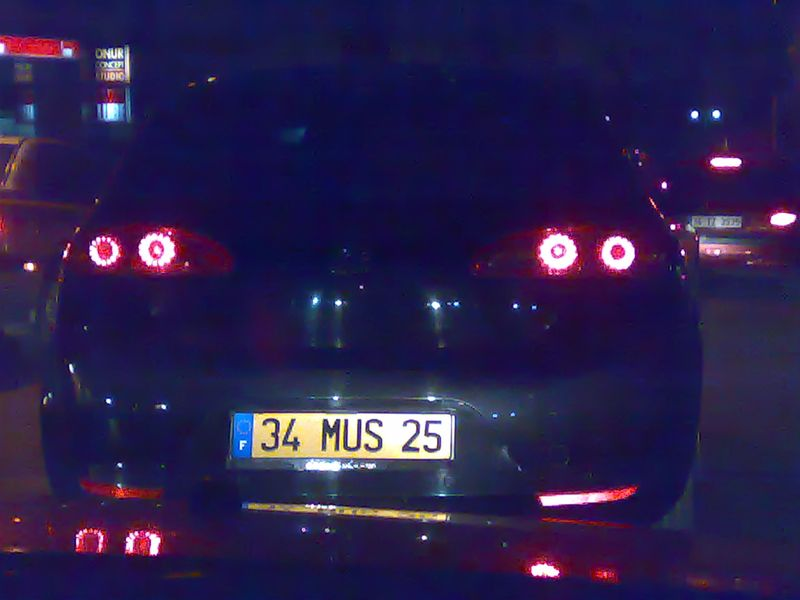
%> input picture matlab/Plaka Tanıma/plaka2.jpg, 800 x 600 px
$ octave plaka_tanima.m   (GNU Octave 9; MATLAB toolbox functions it lacks are replaced by stand-ins)
%> lines starting %> are read from the running program, lines starting %| are printed output that depends on the picture; in (x1, y1, x2, y2) boxes, pixels count from 0 and x2, y2 are one past the last pixel; in counts of white or black regions, pixels touching at a corner belong together; the program's own positions count from 1
clc;
clear all;
close all;

im= imread('plaka2.jpg');
%> im is the input picture: size 600x800x3 uint8; mean R, G, B 42.5, 31.6, 75.7
im = rgb2gray(im);
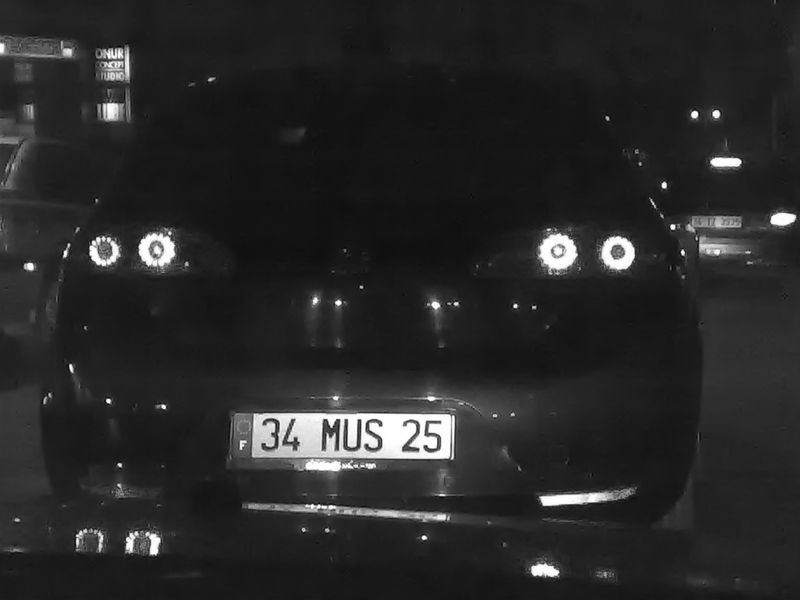
%> im: size 600x800 uint8; min 5, max 255, mean 39.9
im1=im;
im= double(im);
%> im: size 600x800 double
level = graythresh(im);
%> level = 0

[row col]=size(im);
%> row = 600; col = 800
display(size(im));
%|    600   800

BW = edge(double(im),'sobel');
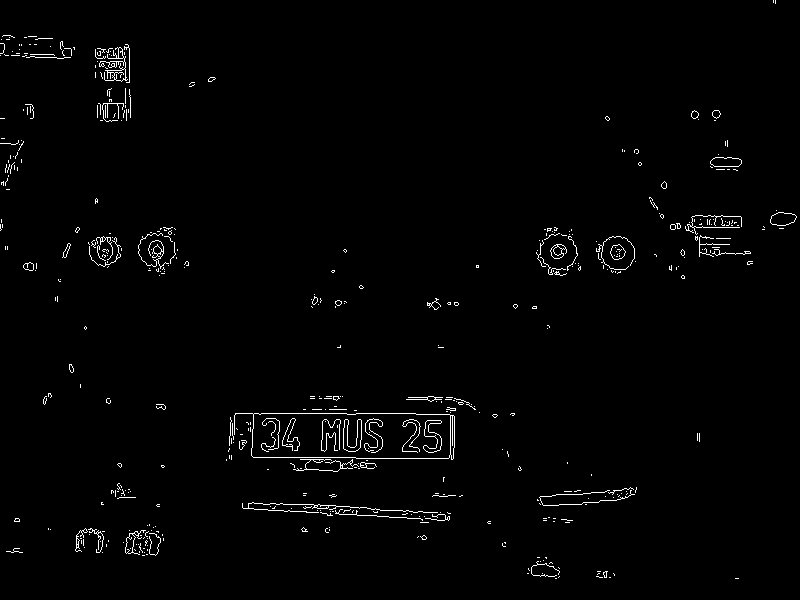
%> BW: size 600x800 logical; 1.4% white in thin lines or dots
figure(1)
imshow(BW);
title('Sobel Final Gradient Image');

vp = sum(BW,2);
%> vp = 600 values, max 173 at index 414, min 0 at index 5, mean 11.47
hp = sum(BW,1);
%> hp = 800 values, max 54 at index 108, min 0 at index 179, mean 8.6
[ybm , indy ] = max(vp);
%> ybm = 173; indy = 414

se = strel('rectangle',[3,8]);
closeBW = imclose(BW,se);
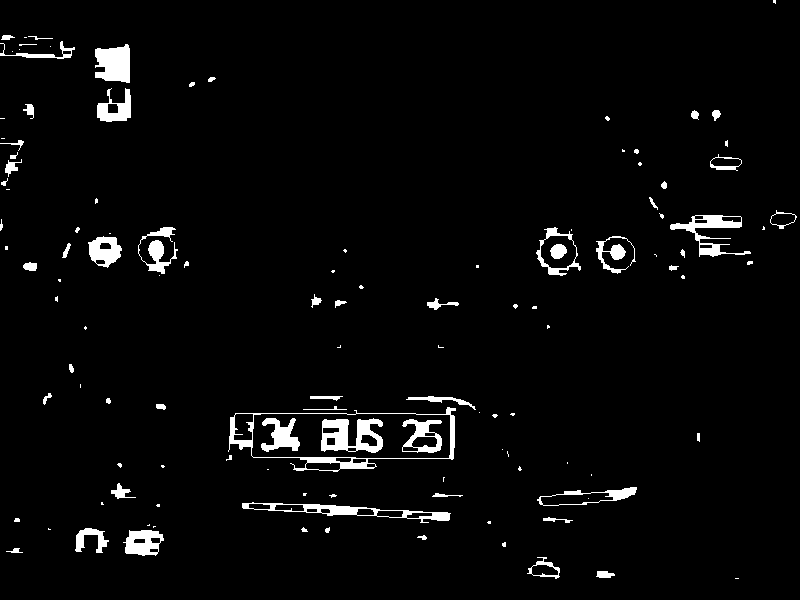
%> closeBW: size 600x800 logical; 3.2% white; 121 white regions (59 under 20 px), largest, box (x1, y1, x2, y2) and area: (228, 407, 456, 472) 1529, (321, 418, 383, 453) 1298, (95, 44, 130, 83) 1086

fI = imfill(closeBW,'holes');
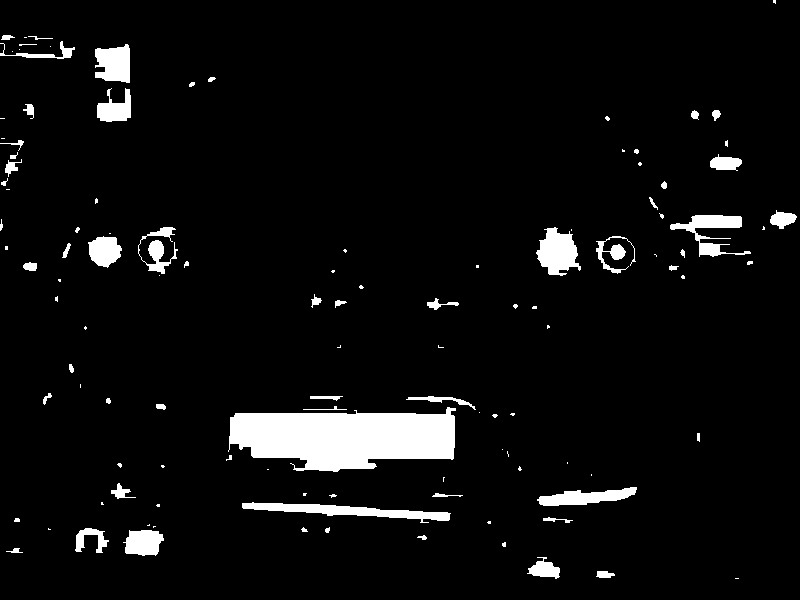
%> fI: size 600x800 logical; 5.3% white; 116 white regions (58 under 20 px), largest, box (x1, y1, x2, y2) and area: (228, 407, 456, 472) 10788, (242, 502, 451, 523) 1703, (536, 227, 581, 276) 1387
figure(2);
imshow(fI);

fO = imopen(fI,se);
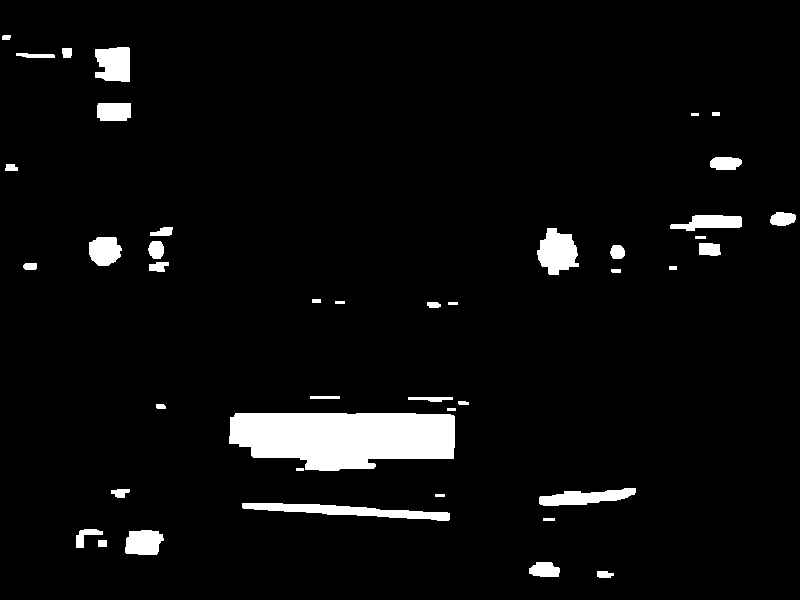
%> fO: size 600x800 logical; 4.7% white; 43 white regions
fO = imclearborder(fO,8);
figure(3);
imshow(fO);


figure;
imshow(im1);
pause(1);
figure;

labeledImage = bwlabel(fO, 8);
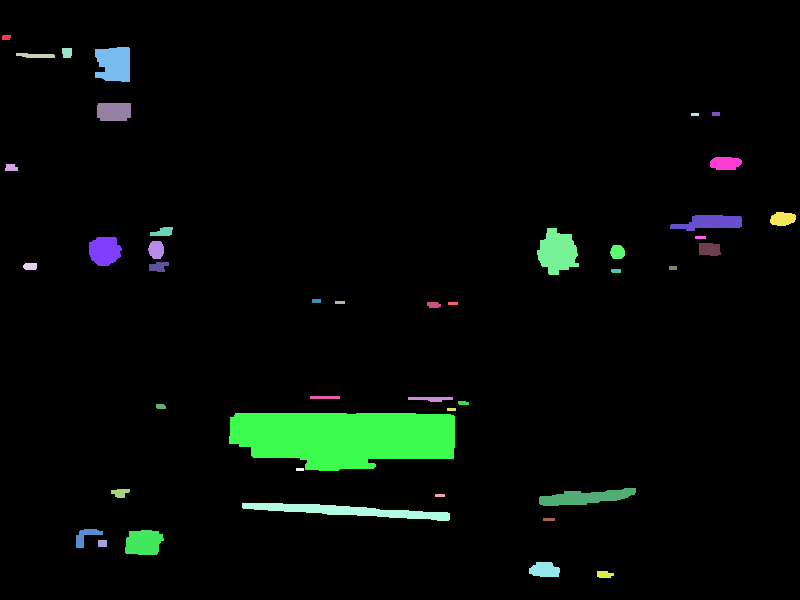
%> labeledImage: size 600x800 double; 44 distinct labels, from 0 to 43; one colour per label, 0 black
originalImage =im1;

measure = regionprops(labeledImage, originalImage, 'all');
%> measure = 43 regions; largest, box (x1, y1, x2, y2), Area, Centroid, MajorAxisLength, MinorAxisLength and Eccentricity: (229, 413, 455, 471) 10672 [345.3 438] 245 58.11 0.971, (242, 503, 450, 521) 1679 [348.3 511.5] 233.5 9.59 0.999, (537, 228, 579, 275) 1342 [558 252.6] 44.53 39.77 0.45
number = size(measure, 1);
%> number = 43

display(number);
%| number = 43

for k = 1 : number
        chk=1;
		thisBoundingBox = measure(k).BoundingBox;
		subImage = imcrop(im1, thisBoundingBox);
        [x y]= size(subImage);
        if(x >=25 && y >=100)
            imshow(subImage);
            imwrite(subImage,'kesilmis_plaka.jpg');
            break;
        end
end
%> this loop made 17 passes
%> (thisBoundingBox, x, y) on passes 1 to 12: ([2.5 35.5 9 5], 6, 10), ([5.5 164.5 13 7], 8, 14), ([16.5 53.5 39 5], 6, 40), ([23.5 263.5 14 7], 8, 15), ([62.5 48.5 10 10], 11, 11), ([76.5 529.5 27 19], 20, 28), ([89.5 237.5 33 29], 30, 34), ([95.5 47.5 35 35], 36, 36), ([97.5 103.5 34 18], 19, 35), ([98.5 540.5 9 7], 8, 10), ([111.5 489.5 19 9], 10, 20), ([125.5 530.5 39 25], 26, 40)
